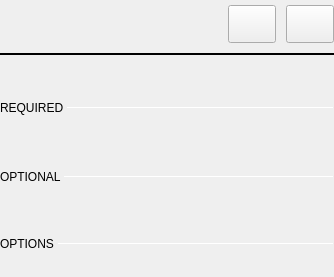
<?xml version="1.0" encoding="UTF-8"?>
<ui version="4.0">
 <class>LASettingsWidget</class>
 <widget class="QWidget" name="LASettingsWidget">
  <property name="geometry">
   <rect>
    <x>0</x>
    <y>0</y>
    <width>334</width>
    <height>277</height>
   </rect>
  </property>
  <property name="sizePolicy">
   <sizepolicy hsizetype="Preferred" vsizetype="Preferred">
    <horstretch>0</horstretch>
    <verstretch>0</verstretch>
   </sizepolicy>
  </property>
  <property name="windowTitle">
   <string>Form</string>
  </property>
  <layout class="QVBoxLayout" name="verticalLayout_1">
   <property name="spacing">
    <number>0</number>
   </property>
   <property name="leftMargin">
    <number>0</number>
   </property>
   <property name="topMargin">
    <number>0</number>
   </property>
   <property name="rightMargin">
    <number>0</number>
   </property>
   <property name="bottomMargin">
    <number>0</number>
   </property>
   <item>
    <widget class="QWidget" name="headerWidget" native="true">
     <property name="sizePolicy">
      <sizepolicy hsizetype="Preferred" vsizetype="Maximum">
       <horstretch>0</horstretch>
       <verstretch>0</verstretch>
      </sizepolicy>
     </property>
     <property name="styleSheet">
      <string notr="true">QPushButton{
  width: 40px;
  height: 30px;
}</string>
     </property>
     <layout class="QVBoxLayout" name="verticalLayout">
      <property name="spacing">
       <number>10</number>
      </property>
      <property name="leftMargin">
       <number>0</number>
      </property>
      <property name="topMargin">
       <number>0</number>
      </property>
      <property name="rightMargin">
       <number>0</number>
      </property>
      <property name="bottomMargin">
       <number>10</number>
      </property>
      <item>
       <layout class="QHBoxLayout" name="horizontalLayout_2">
        <property name="topMargin">
         <number>0</number>
        </property>
        <property name="bottomMargin">
         <number>0</number>
        </property>
        <item>
         <widget class="QLabel" name="nameLineEdit">
          <property name="sizePolicy">
           <sizepolicy hsizetype="Minimum" vsizetype="Fixed">
            <horstretch>0</horstretch>
            <verstretch>0</verstretch>
           </sizepolicy>
          </property>
          <property name="text">
           <string/>
          </property>
          <property name="general_settings_label" stdset="0">
           <bool>true</bool>
          </property>
         </widget>
        </item>
        <item>
         <spacer name="horizontalSpacer">
          <property name="orientation">
           <enum>Qt::Horizontal</enum>
          </property>
          <property name="sizeHint" stdset="0">
           <size>
            <width>40</width>
            <height>0</height>
           </size>
          </property>
         </spacer>
        </item>
        <item>
         <widget class="QPushButton" name="btnPrevious">
          <property name="sizePolicy">
           <sizepolicy hsizetype="Maximum" vsizetype="Maximum">
            <horstretch>0</horstretch>
            <verstretch>0</verstretch>
           </sizepolicy>
          </property>
          <property name="text">
           <string/>
          </property>
          <property name="icon">
           <iconset>
            <normalon>:/icons/time_trigger_left.svg</normalon>
           </iconset>
          </property>
          <property name="iconSize">
           <size>
            <width>40</width>
            <height>30</height>
           </size>
          </property>
          <property name="blue_button" stdset="0">
           <bool>true</bool>
          </property>
         </widget>
        </item>
        <item>
         <widget class="QPushButton" name="btnNext">
          <property name="sizePolicy">
           <sizepolicy hsizetype="Maximum" vsizetype="Maximum">
            <horstretch>0</horstretch>
            <verstretch>0</verstretch>
           </sizepolicy>
          </property>
          <property name="text">
           <string/>
          </property>
          <property name="icon">
           <iconset>
            <normalon>:/icons/time_trigger_right.svg</normalon>
           </iconset>
          </property>
          <property name="iconSize">
           <size>
            <width>40</width>
            <height>30</height>
           </size>
          </property>
          <property name="blue_button" stdset="0">
           <bool>true</bool>
          </property>
         </widget>
        </item>
       </layout>
      </item>
      <item>
       <widget class="Line" name="line">
        <property name="frameShadow">
         <enum>QFrame::Plain</enum>
        </property>
        <property name="lineWidth">
         <number>2</number>
        </property>
        <property name="orientation">
         <enum>Qt::Horizontal</enum>
        </property>
        <property name="blue_line" stdset="0">
         <bool>true</bool>
        </property>
       </widget>
      </item>
     </layout>
    </widget>
   </item>
   <item>
    <widget class="QWidget" name="requiredChn" native="true">
     <property name="sizePolicy">
      <sizepolicy hsizetype="Minimum" vsizetype="Fixed">
       <horstretch>0</horstretch>
       <verstretch>0</verstretch>
      </sizepolicy>
     </property>
     <property name="styleSheet">
      <string notr="true"/>
     </property>
     <layout class="QHBoxLayout" name="horizontalLayout_3">
      <property name="spacing">
       <number>0</number>
      </property>
      <property name="leftMargin">
       <number>0</number>
      </property>
      <property name="topMargin">
       <number>5</number>
      </property>
      <property name="rightMargin">
       <number>0</number>
      </property>
      <property name="bottomMargin">
       <number>5</number>
      </property>
      <item>
       <layout class="QGridLayout" name="gridLayout">
        <property name="topMargin">
         <number>0</number>
        </property>
        <property name="horizontalSpacing">
         <number>0</number>
        </property>
        <item row="1" column="1">
         <widget class="Line" name="line_2">
          <property name="sizePolicy">
           <sizepolicy hsizetype="Minimum" vsizetype="Fixed">
            <horstretch>0</horstretch>
            <verstretch>0</verstretch>
           </sizepolicy>
          </property>
          <property name="minimumSize">
           <size>
            <width>0</width>
            <height>1</height>
           </size>
          </property>
          <property name="maximumSize">
           <size>
            <width>16777215</width>
            <height>1</height>
           </size>
          </property>
          <property name="frameShadow">
           <enum>QFrame::Sunken</enum>
          </property>
          <property name="orientation">
           <enum>Qt::Horizontal</enum>
          </property>
          <property name="subsection_line" stdset="0">
           <bool>true</bool>
          </property>
         </widget>
        </item>
        <item row="1" column="0">
         <widget class="QLabel" name="label_2">
          <property name="sizePolicy">
           <sizepolicy hsizetype="Fixed" vsizetype="Fixed">
            <horstretch>0</horstretch>
            <verstretch>0</verstretch>
           </sizepolicy>
          </property>
          <property name="text">
           <string>REQUIRED </string>
          </property>
          <property name="subsection_label" stdset="0">
           <bool>true</bool>
          </property>
         </widget>
        </item>
        <item row="2" column="0" colspan="2">
         <spacer name="verticalSpacer_3">
          <property name="orientation">
           <enum>Qt::Vertical</enum>
          </property>
          <property name="sizeType">
           <enum>QSizePolicy::Fixed</enum>
          </property>
          <property name="sizeHint" stdset="0">
           <size>
            <width>0</width>
            <height>15</height>
           </size>
          </property>
         </spacer>
        </item>
        <item row="0" column="0" colspan="2">
         <spacer name="verticalSpacer_2">
          <property name="orientation">
           <enum>Qt::Vertical</enum>
          </property>
          <property name="sizeType">
           <enum>QSizePolicy::Fixed</enum>
          </property>
          <property name="sizeHint" stdset="0">
           <size>
            <width>0</width>
            <height>25</height>
           </size>
          </property>
         </spacer>
        </item>
       </layout>
      </item>
     </layout>
    </widget>
   </item>
   <item>
    <widget class="QWidget" name="optionalChn" native="true">
     <property name="sizePolicy">
      <sizepolicy hsizetype="Minimum" vsizetype="Fixed">
       <horstretch>0</horstretch>
       <verstretch>0</verstretch>
      </sizepolicy>
     </property>
     <property name="styleSheet">
      <string notr="true"/>
     </property>
     <layout class="QHBoxLayout" name="horizontalLayout">
      <property name="spacing">
       <number>0</number>
      </property>
      <property name="leftMargin">
       <number>0</number>
      </property>
      <property name="topMargin">
       <number>5</number>
      </property>
      <property name="rightMargin">
       <number>0</number>
      </property>
      <property name="bottomMargin">
       <number>5</number>
      </property>
      <item>
       <layout class="QGridLayout" name="gridLayout_2">
        <property name="topMargin">
         <number>0</number>
        </property>
        <property name="horizontalSpacing">
         <number>0</number>
        </property>
        <item row="1" column="0">
         <widget class="QLabel" name="label_4">
          <property name="sizePolicy">
           <sizepolicy hsizetype="Fixed" vsizetype="Fixed">
            <horstretch>0</horstretch>
            <verstretch>0</verstretch>
           </sizepolicy>
          </property>
          <property name="text">
           <string>OPTIONAL </string>
          </property>
          <property name="subsection_label" stdset="0">
           <bool>true</bool>
          </property>
         </widget>
        </item>
        <item row="1" column="1">
         <widget class="Line" name="line_4">
          <property name="minimumSize">
           <size>
            <width>0</width>
            <height>1</height>
           </size>
          </property>
          <property name="maximumSize">
           <size>
            <width>16777215</width>
            <height>1</height>
           </size>
          </property>
          <property name="frameShadow">
           <enum>QFrame::Sunken</enum>
          </property>
          <property name="orientation">
           <enum>Qt::Horizontal</enum>
          </property>
          <property name="subsection_line" stdset="0">
           <bool>true</bool>
          </property>
         </widget>
        </item>
        <item row="0" column="0" colspan="2">
         <spacer name="verticalSpacer_4">
          <property name="orientation">
           <enum>Qt::Vertical</enum>
          </property>
          <property name="sizeType">
           <enum>QSizePolicy::Fixed</enum>
          </property>
          <property name="sizeHint" stdset="0">
           <size>
            <width>0</width>
            <height>25</height>
           </size>
          </property>
         </spacer>
        </item>
        <item row="2" column="0" colspan="2">
         <spacer name="verticalSpacer_5">
          <property name="orientation">
           <enum>Qt::Vertical</enum>
          </property>
          <property name="sizeType">
           <enum>QSizePolicy::Fixed</enum>
          </property>
          <property name="sizeHint" stdset="0">
           <size>
            <width>0</width>
            <height>15</height>
           </size>
          </property>
         </spacer>
        </item>
       </layout>
      </item>
     </layout>
    </widget>
   </item>
   <item>
    <widget class="QWidget" name="options" native="true">
     <property name="sizePolicy">
      <sizepolicy hsizetype="Minimum" vsizetype="Fixed">
       <horstretch>0</horstretch>
       <verstretch>0</verstretch>
      </sizepolicy>
     </property>
     <property name="minimumSize">
      <size>
       <width>0</width>
       <height>60</height>
      </size>
     </property>
     <layout class="QGridLayout" name="gridLayout_4">
      <property name="leftMargin">
       <number>0</number>
      </property>
      <property name="topMargin">
       <number>0</number>
      </property>
      <property name="rightMargin">
       <number>0</number>
      </property>
      <property name="bottomMargin">
       <number>0</number>
      </property>
      <property name="spacing">
       <number>0</number>
      </property>
      <item row="0" column="0">
       <layout class="QGridLayout" name="gridLayout_3">
        <property name="topMargin">
         <number>0</number>
        </property>
        <property name="horizontalSpacing">
         <number>0</number>
        </property>
        <item row="1" column="1">
         <widget class="Line" name="line_5">
          <property name="minimumSize">
           <size>
            <width>0</width>
            <height>1</height>
           </size>
          </property>
          <property name="maximumSize">
           <size>
            <width>16777215</width>
            <height>1</height>
           </size>
          </property>
          <property name="frameShadow">
           <enum>QFrame::Sunken</enum>
          </property>
          <property name="orientation">
           <enum>Qt::Horizontal</enum>
          </property>
          <property name="subsection_line" stdset="0">
           <bool>true</bool>
          </property>
         </widget>
        </item>
        <item row="1" column="0">
         <widget class="QLabel" name="label_5">
          <property name="sizePolicy">
           <sizepolicy hsizetype="Fixed" vsizetype="Fixed">
            <horstretch>0</horstretch>
            <verstretch>0</verstretch>
           </sizepolicy>
          </property>
          <property name="text">
           <string>OPTIONS </string>
          </property>
          <property name="subsection_label" stdset="0">
           <bool>true</bool>
          </property>
         </widget>
        </item>
        <item row="2" column="0" colspan="2">
         <spacer name="verticalSpacer_7">
          <property name="orientation">
           <enum>Qt::Vertical</enum>
          </property>
          <property name="sizeType">
           <enum>QSizePolicy::Fixed</enum>
          </property>
          <property name="sizeHint" stdset="0">
           <size>
            <width>0</width>
            <height>15</height>
           </size>
          </property>
         </spacer>
        </item>
        <item row="0" column="0" colspan="2">
         <spacer name="verticalSpacer_6">
          <property name="orientation">
           <enum>Qt::Vertical</enum>
          </property>
          <property name="sizeType">
           <enum>QSizePolicy::Fixed</enum>
          </property>
          <property name="sizeHint" stdset="0">
           <size>
            <width>0</width>
            <height>25</height>
           </size>
          </property>
         </spacer>
        </item>
       </layout>
      </item>
     </layout>
    </widget>
   </item>
  </layout>
 </widget>
 <resources/>
 <connections/>
</ui>
